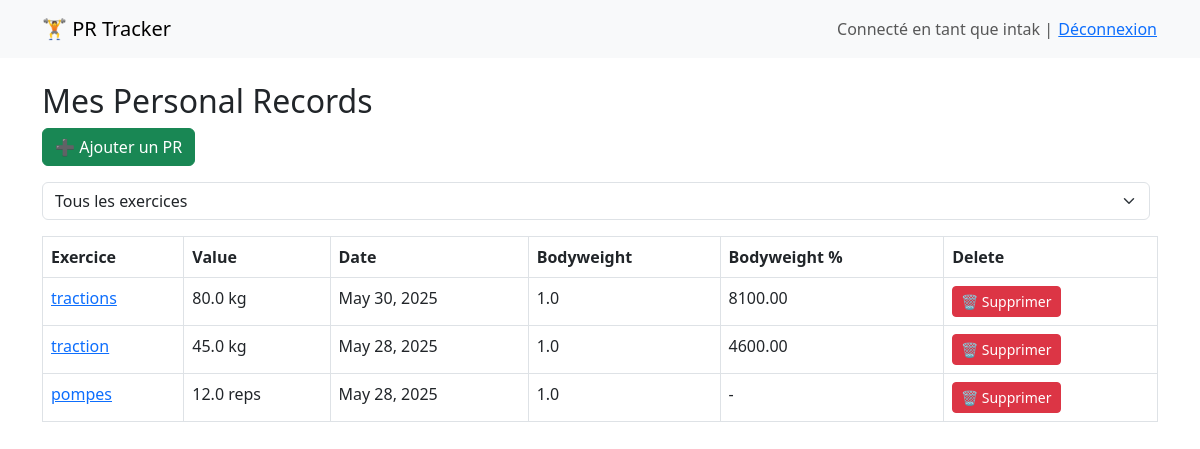
The app's page / (signed in) with its own data.
### app/models.py (models this page shows, shortened)
class PersonalRecord(models.Model):
    user = models.ForeignKey(User, on_delete=models.CASCADE, related_name="personal_records")
    title = models.CharField(max_length=100)  # ex: "Deadlift"
    value = models.FloatField()  # ex: 120.5 (kg, chrono, etc.)
    unit = models.CharField(max_length=10, default="kg")  # ou "sec", "m", etc.
    date = models.DateField(default=date.today)
    weight = models.FloatField()
    description = models.TextField(blank=True, null=True)  # Optional description of the record
    @property
    def bodyweight(self):
        if self.unit == "kg" and self.weight:
            try:
                return (self.value + self.weight) / self.weight * 100
            except ZeroDivisionError:
                return None
        return None

### app/views.py (the view)
# urls.py: path("", PRListView.as_view(), name="pr-list"),
class PRListView(LoginRequiredMixin, ListView):
    model = PersonalRecord
    template_name = "records/pr_list.html"
    context_object_name = "records"
    def get_queryset(self):
        queryset = PersonalRecord.objects.filter(user=self.request.user)
        selected_exercise = self.request.GET.get("exercise", "")
        if selected_exercise:
            queryset = queryset.filter(title=selected_exercise)
        return queryset.order_by("-date")
    def get_context_data(self, **kwargs):
        context = super().get_context_data(**kwargs)
        exercises = PersonalRecord.objects.filter(user=self.request.user).values_list("title", flat=True).distinct()
        context["exercises"] = exercises
        context["selected_exercise"] = self.request.GET.get("exercise", "")
        return context

### templates/records/pr_list.html (shortened to what this page needs)
{% extends "base.html" %}
{% block content %}
<h2>Mes Personal Records</h2>
<a href="{% url 'pr-add' %}" class="btn btn-success mb-3">➕ Ajouter un PR</a>
<form method="get" class="mb-3 d-flex align-items-center">
    <select name="exercise" class="form-select me-2" onchange="this.form.submit()">
        <option value="">Tous les exercices</option>
    </select>
</form>
{% if records %}
    <table class="table table-bordered">
        <thead>
            <tr>
                <th>Exercice</th>
                <th>Value</th>
                <th>Date</th>
                <th>Bodyweight</th>
                <th>Bodyweight %</th>
                <th>Delete</th>
            </tr>
        </thead>
        <tbody>
            {% for record in records %}
                <tr>
                    <td><a href="{% url 'pr-detail' record.pk %}">{{ record.title }}</a></td>
                    <td>{{ record.value }} {{ record.unit }}</td>
                    <td>{{ record.date }}</td>
                    <td>{{ record.weight }}</td>
                    <td>{% if record.bodyweight %}
                            {{ record.bodyweight|floatformat:2 }}
                        {% else %}
                            -
                        {% endif %}</td>
                    <td>
                        <a href="{% url 'pr-delete' record.pk %}" class="btn btn-sm btn-danger">🗑️ Supprimer</a>
                    </td>
                </tr>
            {% endfor %}
        </tbody>
    </table>
{% else %}
    <p>Tu n’as encore aucun personal record.</p>
{% endif %}
{% endblock %}

### templates/base.html (shortened to what this page needs)
<!DOCTYPE html>
<html lang="fr">
<head>
    <link href="https://cdn.jsdelivr.net/npm/bootstrap@5.3.0/dist/css/bootstrap.min.css" rel="stylesheet">
</head>
<body>
    <nav class="navbar navbar-expand-lg navbar-light bg-light mb-4">
        <div class="container">
            <a class="navbar-brand" href="{% url 'pr-list' %}">🏋️ PR Tracker</a>
            {% if user.is_authenticated %}
                <span class="navbar-text ms-auto">
                    Connecté en tant que {{ user.username }} |
                    <form method="post" action="{% url 'logout' %}" style="display: inline;">
                        <button type="submit" class="btn btn-link p-0 m-0 align-baseline">Déconnexion</button>
                    </form>
                </span>
            {% else %}
                <a href="{% url 'login' %}" class="btn btn-outline-primary ms-auto">Connexion</a>
            {% endif %}
        </div>
    </nav>
    <div class="container">
        {% block content %}{% endblock %}
    </div>
</body>
</html>

### records on screen
PersonalRecord: title "tractions", value "80.0", unit "kg", date "May 30, 2025", weight "1.0", bodyweight "8100.00"
PersonalRecord: title "traction", value "45.0", unit "kg", date "May 28, 2025", weight "1.0", bodyweight "4600.00"
PersonalRecord: title "pompes", value "12.0", unit "reps", date "May 28, 2025", weight "1.0"

### other values on screen
{{ user.username }} "intak"
